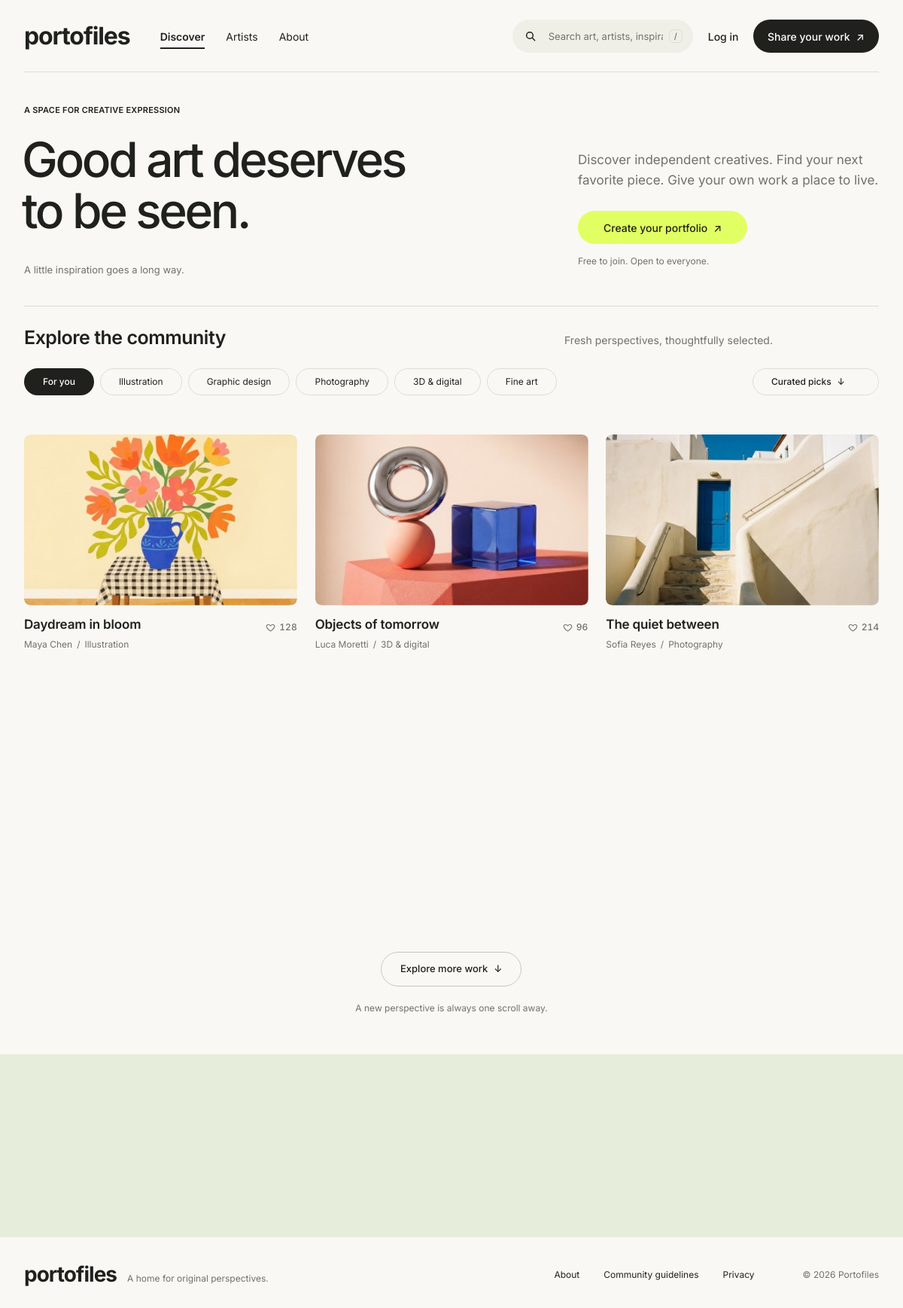
The page / on the database its author committed.
### tables this page shows
CREATE TABLE categories (
  id          TINYINT UNSIGNED AUTO_INCREMENT PRIMARY KEY,
  slug        VARCHAR(40) NOT NULL UNIQUE,
  name        VARCHAR(60) NOT NULL,
  sort_order  TINYINT UNSIGNED NOT NULL DEFAULT 0
);

CREATE TABLE artworks (
  id             INT UNSIGNED AUTO_INCREMENT PRIMARY KEY,
  user_id        INT UNSIGNED NOT NULL,
  category_id    TINYINT UNSIGNED NOT NULL,
  title          VARCHAR(120) NOT NULL,
  description    TEXT NULL,
  image_path     VARCHAR(255) NOT NULL,
  status         ENUM('draft','published') NOT NULL DEFAULT 'draft',
  is_curated     TINYINT(1) NOT NULL DEFAULT 0,
  views          INT UNSIGNED NOT NULL DEFAULT 0,
  appreciations  INT UNSIGNED NOT NULL DEFAULT 0,
  created_at     DATETIME NOT NULL DEFAULT CURRENT_TIMESTAMP,
  updated_at     DATETIME NOT NULL DEFAULT CURRENT_TIMESTAMP ON UPDATE CURRENT_TIMESTAMP,
  published_at   DATETIME NULL,
  CONSTRAINT fk_art_user FOREIGN KEY (user_id) REFERENCES users(id) ON DELETE CASCADE,
  CONSTRAINT fk_art_cat  FOREIGN KEY (category_id) REFERENCES categories(id),
  INDEX idx_art_status (status, published_at),
  INDEX idx_art_user (user_id, status)
);

CREATE TABLE users (
  id              INT UNSIGNED AUTO_INCREMENT PRIMARY KEY,
  username        VARCHAR(30)  NOT NULL UNIQUE,
  email           VARCHAR(190) NOT NULL UNIQUE,
  password_hash   VARCHAR(255) NOT NULL,
  display_name    VARCHAR(80)  NOT NULL,
  bio             TEXT NULL,
  website         VARCHAR(190) NULL,
  created_at      DATETIME NOT NULL DEFAULT CURRENT_TIMESTAMP
);

### includes/auth.php (called while the page is built, shortened)
<?php
function current_user(): ?array
{
    static $user = false;
    if ($user !== false) return $user;
    if (empty($_SESSION['user_id'])) return $user = null;
    $user = db_one('SELECT id, username, email, display_name, bio, website, created_at FROM users WHERE id = ?', [$_SESSION['user_id']]);
    return $user;
}
function current_user_id(): ?int
{
    return current_user()['id'] ?? null;
}

### includes/db.php (called while the page is built, shortened)
<?php
function db(): PDO
{
    static $pdo = null;
    if ($pdo === null) {
        $dsn = sprintf('mysql:host=%s;port=%d;dbname=%s;charset=utf8mb4', DB_HOST, DB_PORT, DB_NAME);
        try {
            $pdo = new PDO($dsn, DB_USER, DB_PASS, [
                PDO::ATTR_ERRMODE            => PDO::ERRMODE_EXCEPTION,
                PDO::ATTR_DEFAULT_FETCH_MODE => PDO::FETCH_ASSOC,
                PDO::ATTR_EMULATE_PREPARES   => false,
            ]);
            $pdo->exec("SET time_zone = '" . date('P') . "'");
        } catch (PDOException $e) {
            http_response_code(500);
            $msg = APP_DEBUG ? htmlspecialchars($e->getMessage()) : 'Database unavailable.';
            exit('<p style="font-family:sans-serif;padding:40px">Tidak bisa terhubung ke database. '
                . 'Pastikan MySQL di XAMPP sudah Start dan file <code>sql/portofiles.sql</code> sudah di-import.<br><small>'
                . $msg . '</small></p>');
        }
    }
    return $pdo;
}
function db_run(string $sql, array $params = []): PDOStatement
{
    $stmt = db()->prepare($sql);
    $stmt->execute($params);
    return $stmt;
}
function db_all(string $sql, array $params = []): array
{
    return db_run($sql, $params)->fetchAll();
}

### includes/partials/artwork-card.php (the view, shortened to what this page needs)
<?php
$profileUrl = url('profile.php', ['u' => $art['username']]);
?>
<article class="art-card" data-reveal style="--i: <?= (int) ($index % 3) ?>"
  data-id="<?= (int) $art['id'] ?>"
  data-title="<?= e($art['title']) ?>"
  data-artist="<?= e($art['display_name']) ?>"
  data-category="<?= e($art['category_name']) ?>"
  data-desc="<?= e($art['description'] ?? '') ?>"
  data-image="<?= e(image_url($art['image_path'])) ?>"
  data-profile="<?= e($profileUrl) ?>"
  data-views="<?= (int) $art['views'] ?>">
  <button class="art-card__media" type="button" data-open-artwork data-cursor="view" aria-label="Open <?= e($art['title']) ?>">
    <span class="art-card__img-wrap">
      <img src="<?= e(image_url($art['image_path'])) ?>" alt="<?= e($art['title']) ?> by <?= e($art['display_name']) ?>" width="432" height="270" loading="lazy" decoding="async">
    </span>
  </button>
  <div class="art-card__info">
    <div class="art-card__text">
      <h3 class="art-card__title"><?= e($art['title']) ?></h3>
      <p class="art-card__meta"><a href="<?= e($profileUrl) ?>" class="link-underline"><?= e($art['display_name']) ?></a><span class="sep">/</span><?= e($art['category_name']) ?></p>
    </div>
    <button class="like-btn<?= $liked ? ' is-liked' : '' ?>" type="button" data-like="<?= (int) $art['id'] ?>" aria-pressed="<?= $liked ? 'true' : 'false' ?>" aria-label="Appreciate <?= e($art['title']) ?>">
      <?= heart_icon() ?><span class="like-btn__count"><?= num($art['appreciations']) ?></span>
    </button>
  </div>
</article>

### includes/layout.php (shortened to what this page needs)
<?php
function page_start(string $title, string $bodyClass = ''): void
{
    ?>
<!DOCTYPE html>
<html lang="en">
<head>
  <link rel="stylesheet" href="<?= asset('assets/css/style.css') ?>">
</head>
<body class="<?= e($bodyClass) ?>">
    <?php
}
function page_end(): void
{
    ?>
</body>
</html>
    <?php
}
function search_form(string $value = ''): void
{
    ?>
    <form class="search" action="<?= url('index.php') ?>" method="get" role="search">
      <svg class="search__icon" width="16" height="16" viewBox="0 0 24 24" fill="none" stroke="currentColor" stroke-width="2.2" stroke-linecap="round" aria-hidden="true"><circle cx="10.5" cy="10.5" r="6.5"/><path d="m15.5 15.5 5 5"/></svg>
      <input class="search__input" type="search" name="q" value="<?= e($value) ?>" placeholder="Search art, artists, inspiration" aria-label="Search art, artists, inspiration" autocomplete="off">
      <kbd class="search__kbd" aria-hidden="true">/</kbd>
    </form>
    <?php
}
    ?>
    <?php
function site_nav(string $active = 'discover', string $variant = 'public', string $search = ''): void
{
    $user = current_user();
    ?>
  <header class="nav nav--<?= e($variant) ?>" data-nav>
    <div class="nav__inner container<?= $variant === 'account' ? ' container--full' : '' ?>">
      <a class="logo" href="<?= url('index.php') ?>" data-magnetic>portofiles</a>
      <nav class="nav__links" aria-label="Main">
        <a href="<?= url('index.php') ?>" class="<?= $active === 'discover' ? 'is-active' : '' ?>">Discover</a>
        <a href="<?= url('artists.php') ?>" class="<?= $active === 'artists' ? 'is-active' : '' ?>">Artists</a>
        <a href="<?= url('about.php') ?>" class="<?= $active === 'about' ? 'is-active' : '' ?>">About</a>
      </nav>
      <div class="nav__actions">
        <?php search_form($search); ?>
        <?php if ($variant === 'account' && $user): ?>
          <a class="btn btn--lime nav__cta" href="<?= url('upload.php') ?>" data-magnetic>Upload a project <span class="arrow">↑</span></a>
          <?php user_menu($user); ?>
        <?php elseif ($user): ?>
          <?php user_menu($user); ?>
          <a class="btn btn--dark nav__cta" href="<?= url('upload.php') ?>" data-magnetic>Share your work <span class="arrow">↗</span></a>
        <?php else: ?>
          <a class="nav__login" href="<?= url('login.php') ?>">Log in</a>
          <a class="btn btn--dark nav__cta" href="<?= url('upload.php') ?>" data-magnetic>Share your work <span class="arrow">↗</span></a>
        <?php endif; ?>
      </div>
    </div>
    <div class="nav__divider container<?= $variant === 'account' ? ' container--flush' : '' ?>"><span class="nav__progress" data-scroll-progress></span></div>
  </header>
  <div class="mobile-menu" data-mobile-menu>
    <nav>
    </nav>
  </div>
    <?php
}
function site_footer(): void
{
    ?>
  <footer class="footer">
    <div class="container footer__inner">
      <div class="footer__brand">
        <a class="logo logo--sm" href="<?= url('index.php') ?>">portofiles</a>
        <p class="muted">A home for original perspectives.</p>
      </div>
      <nav class="footer__links" aria-label="Footer">
        <a href="<?= url('about.php') ?>">About</a>
        <a href="<?= url('about.php') ?>#guidelines">Community guidelines</a>
        <a href="<?= url('about.php') ?>#privacy">Privacy</a>
      </nav>
      <p class="muted footer__copy">© <?= date('Y') ?> Portofiles</p>
    </div>
  </footer>
    <?php
}
function join_section(): void
{
    ?>
  <section class="join" data-reveal>
    <div class="container join__inner">
      <div>
        <h2 class="join__title">
          <span class="line"><span>Make a little space</span></span>
          <span class="line"><span>for your big ideas.</span></span>
        </h2>
      </div>
    </div>
  </section>
    <?php
}
function heart_icon(): string
{
    return '<svg class="heart" width="13" height="13" viewBox="0 0 24 24" aria-hidden="true"><path d="M12 20.5s-7.5-4.6-9.4-9.3C1.3 7.9 3.4 4.5 6.9 4.5c2.1 0 3.6 1.1 5.1 3 1.5-1.9 3-3 5.1-3 3.5 0 5.6 3.4 4.3 6.7-1.9 4.7-9.4 9.3-9.4 9.3Z"/></svg>';
}

### index.php (shortened to what this page needs)
<?php
$category = $_GET['category'] ?? 'for-you';
$sort     = isset(SORTS[$_GET['sort'] ?? '']) ? $_GET['sort'] : 'curated';
$q        = trim($_GET['q'] ?? '');
$result  = fetch_artworks(['category' => $category, 'sort' => $sort, 'q' => $q, 'limit' => 6]);
$liked   = liked_ids(current_user_id(), $result['items']);
$user    = current_user();
page_start('', 'page-discover');
site_nav('discover', 'public', $q);
?>
<main id="main">
  <section class="hero container">
    <div class="hero__left">
      <p class="eyebrow" data-intro style="--d:0">A space for creative expression</p>
      <h1 class="hero__title" data-intro-lines>
        <span class="line"><span>Good art deserves</span></span>
        <span class="line"><span>to be seen.</span></span>
      </h1>
      <p class="hero__aside muted" data-intro style="--d:6">A little inspiration goes a long way.</p>
    </div>
    <div class="hero__right">
      <p class="lead" data-intro style="--d:3">Discover independent creatives. Find your next<br class="br-desktop"> favorite piece. Give your own work a place to live.</p>
      <a class="btn btn--lime" href="<?= $user ? url('dashboard.php') : url('register.php') ?>" data-intro style="--d:4" data-magnetic>
        <?= $user ? 'Go to your studio' : 'Create your portfolio' ?> <span class="arrow">↗</span>
      </a>
      <p class="note" data-intro style="--d:5">Free to join. Open to everyone.</p>
    </div>
  </section>
  <section class="explore container" id="explore">
    <div class="explore__head" data-reveal>
      <h2 class="h-section">Explore the community</h2>
      <p class="muted explore__tagline" data-results-label>
        <?php if ($q !== ''): ?>
          Results for “<?= e($q) ?>”
        <?php else: ?>
          Fresh perspectives, thoughtfully selected.
        <?php endif; ?>
      </p>
    </div>
    <div class="filters" data-reveal>
      <div class="chips" role="tablist" aria-label="Categories" data-chips>
        <span class="chips__pill" aria-hidden="true" data-chips-pill></span>
        <button class="chip<?= $category === 'for-you' ? ' is-active' : '' ?>" type="button" role="tab" data-category="for-you" aria-selected="<?= $category === 'for-you' ? 'true' : 'false' ?>">For you</button>
        <?php foreach (categories() as $c): ?>
          <button class="chip<?= $category === $c['slug'] ? ' is-active' : '' ?>" type="button" role="tab" data-category="<?= e($c['slug']) ?>" aria-selected="<?= $category === $c['slug'] ? 'true' : 'false' ?>"><?= e($c['name']) ?></button>
        <?php endforeach; ?>
      </div>
      <div class="menu sort" data-menu>
        <button class="chip chip--sort" type="button" data-menu-toggle aria-expanded="false">
          <span data-sort-label><?= e(SORTS[$sort]['label']) ?></span> <span class="arrow arrow--down">↓</span>
        </button>
      </div>
    </div>
  </section>
  <section class="gallery container" aria-live="polite">
    <div class="art-grid" data-gallery
         data-filter-category="<?= e($category) ?>" data-filter-sort="<?= e($sort) ?>" data-filter-q="<?= e($q) ?>"
         data-offset="<?= count($result['items']) ?>">
      <?= render_artwork_cards($result['items'], $liked) ?>
    </div>
    <div class="gallery__more">
      <button class="btn btn--outline btn--md<?= $result['hasMore'] ? '' : ' is-hidden' ?>" type="button" data-load-more data-magnetic>
        <span class="btn__label">Explore more work</span> <span class="arrow arrow--down">↓</span>
      </button>
      <p class="note" data-more-note><?= $result['hasMore'] ? 'A new perspective is always one scroll away.' : 'You’ve seen it all, for now.' ?></p>
    </div>
  </section>
  <?php join_section(); ?>
</main>
<?php site_footer(); ?>
<?php page_end(); ?>

### includes/functions.php (shortened to what this page needs)
<?php
function e($value): string
{
    return htmlspecialchars((string) $value, ENT_QUOTES | ENT_SUBSTITUTE, 'UTF-8');
}
function base_path(): string
{
    static $base = null;
    if ($base !== null) return $base;
    $root   = str_replace('\\', '/', realpath(__DIR__ . '/..'));
    $script = str_replace('\\', '/', realpath($_SERVER['SCRIPT_FILENAME'] ?? '') ?: '');
    $name   = $_SERVER['SCRIPT_NAME'] ?? '';
    $base   = '';
    if ($script !== '' && stripos($script, $root) === 0) {
        $rel = substr($script, strlen($root));
        if ($rel !== '' && str_ends_with($name, $rel)) {
            $base = substr($name, 0, -strlen($rel));
        }
    }
    return $base = rtrim($base, '/');
}
function url(string $path = '', array $query = []): string
{
    $u = base_path() . '/' . ltrim($path, '/');
    if ($query) $u .= '?' . http_build_query($query);
    return $u;
}
function asset(string $path): string
{
    $file = __DIR__ . '/../' . ltrim($path, '/');
    $v = is_file($file) ? filemtime($file) : time();
    return url($path) . '?v=' . $v;
}
function num(int|float $n): string
{
    return number_format((float) $n);
}
function categories(): array
{
    static $cats = null;
    return $cats ??= db_all('SELECT id, slug, name FROM categories ORDER BY sort_order');
}
function fetch_artworks(array $opt = []): array
{
    $category = $opt['category'] ?? '';
    $q        = trim($opt['q'] ?? '');
    $sort     = isset(SORTS[$opt['sort'] ?? '']) ? $opt['sort'] : 'curated';
    $limit    = max(1, min(24, (int) ($opt['limit'] ?? 6)));
    $offset   = max(0, (int) ($opt['offset'] ?? 0));
    $userId   = $opt['user_id'] ?? null;
    $where  = ["a.status = 'published'"];
    $params = [];
    $sql = 'SELECT a.*, u.display_name, u.username, c.name AS category_name, c.slug AS category_slug
            FROM artworks a
            JOIN users u ON u.id = a.user_id
            JOIN categories c ON c.id = a.category_id
            WHERE ' . implode(' AND ', $where) . '
            ORDER BY ' . SORTS[$sort]['sql'] . '
            LIMIT ' . ($limit + 1) . ' OFFSET ' . $offset;
    $rows = db_all($sql, $params);
    $hasMore = count($rows) > $limit;
    return ['items' => array_slice($rows, 0, $limit), 'hasMore' => $hasMore];
}
function liked_ids(?int $userId, array $artworks): array
{
    if (!$userId || !$artworks) return [];
    $ids = array_map(fn($a) => (int) $a['id'], $artworks);
    $in  = implode(',', array_fill(0, count($ids), '?'));
    $rows = db_all("SELECT artwork_id FROM likes WHERE user_id = ? AND artwork_id IN ($in)", array_merge([$userId], $ids));
    return array_map('intval', array_column($rows, 'artwork_id'));
}
function render_artwork_cards(array $artworks, array $likedIds = [], int $startIndex = 0): string
{
    foreach ($artworks as $i => $art) {
        $liked = in_array((int) $art['id'], $likedIds, true);
        $index = $startIndex + $i;
        include __DIR__ . '/partials/artwork-card.php';
    }
    return ob_get_clean();
}
function image_url(string $path): string
{
    return url($path);
}

### rows shown on the page
categories: name "Illustration"
categories: name "Graphic design"
categories: name "Photography"
categories: name "3D & digital"
categories: name "Fine art"
artworks: image_path (picture), title "Daydream in bloom", user.display_name "Maya Chen", category.name "Illustration", appreciations "128"
artworks: image_path (picture), title "Objects of tomorrow", user.display_name "Luca Moretti", category.name "3D & digital", appreciations "96"
artworks: image_path (picture), title "The quiet between", user.display_name "Sofia Reyes", category.name "Photography", appreciations "214"

### other values the page prints
SORTS[$sort]['label'] "Curated picks"
